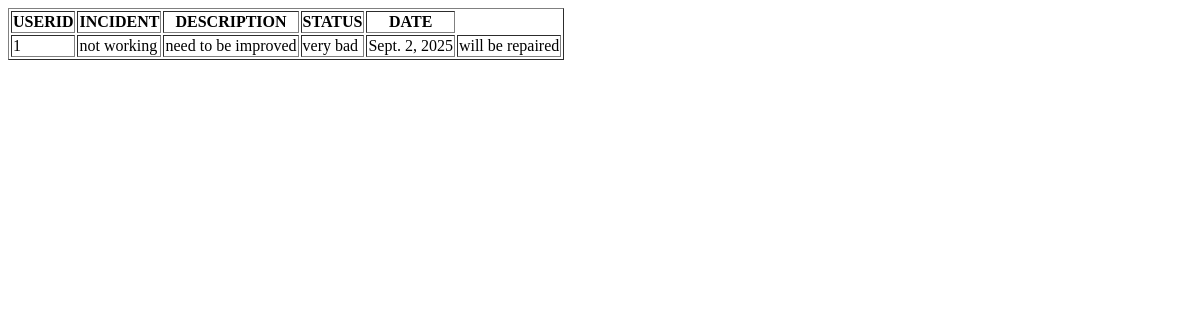
Page /complaint on the earlier database version.
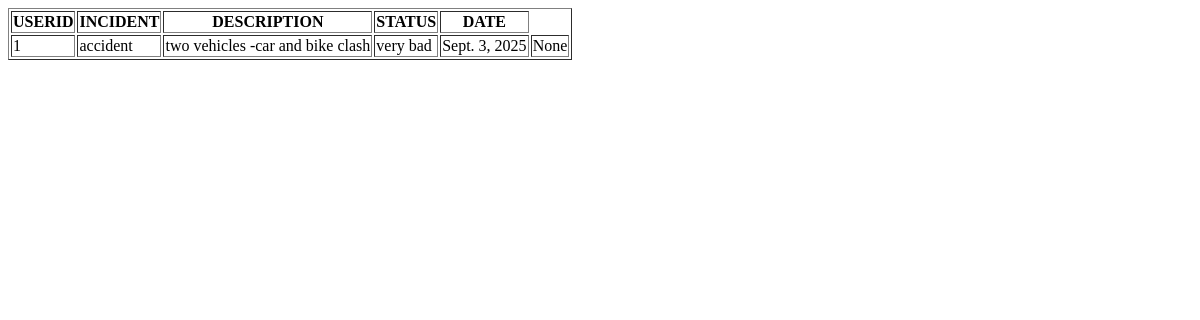
Same page on the later database version.
### roadapp/models.py (models this page shows)
class ComplaintTable(models.Model):
    USERID=models.ForeignKey(UserTable,on_delete=models.CASCADE,null=True,blank=True)
    Incident=models.CharField(max_length=50,null=True,blank=True)
    Description=models.CharField(max_length=200,null=True,blank=True)
    Status=models.CharField(max_length=20,null=True,blank=True)
    Reply=models.CharField(max_length=20,null=True,blank=True, default='pending')
    Date=models.DateField(auto_now_add=True)

### roadapp/views.py (the view)
# urls.py: path('complaint', complaint.as_view(), name='complaint'),
class complaint(View):
    def get(self, request):
        obj = ComplaintTable.objects.all()
        return render(request, "Administration/complaint.html", {'val': obj})

### templates/Administration/complaint.html (shortened to what this page needs)
<!DOCTYPE html>
<html lang="en">
<head>
</head>
<body>
     <table border="1">
        <tr>
            <th>USERID</th>
            <th>INCIDENT</th>
            <th>DESCRIPTION</th>
            <th>STATUS</th>
            <th>DATE</th>
        </tr>
        {% for i in val %}
        <tr>
            <td>{{ forloop.counter }}</td>
            <td>{{ i.Incident }}</td>
            <td>{{ i.Description}}</td>
            <td>{{ i.Status}}</td>
            <td>{{ i.Date}}</td>
            {% if i.Reply == 'pending' %}
            <td><a href="update/{{i.id}}">reply</a></td>
            {% else %}
            <td>{{i.Reply }}</td>
            {% endif %}
        </tr>
        {% endfor %}
    </table>
</body>
</html>

Differences in the rows shown:
removed ComplaintTable: Incident "not working", Description "need to be improved", Status "very bad", Date "Sept. 2, 2025", Reply "will be repaired"
added ComplaintTable: Incident "accident", Description "two vehicles -car and bike clash", Status "very bad", Date "Sept. 3, 2025", Reply "None"
